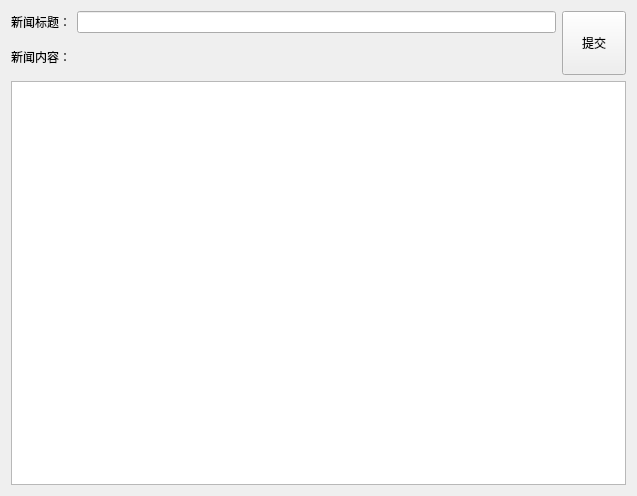
<?xml version="1.0" encoding="UTF-8"?>
<ui version="4.0">
 <class>Dialog</class>
 <widget class="QDialog" name="Dialog">
  <property name="geometry">
   <rect>
    <x>0</x>
    <y>0</y>
    <width>637</width>
    <height>496</height>
   </rect>
  </property>
  <property name="windowTitle">
   <string>新闻修改</string>
  </property>
  <property name="styleSheet">
   <string notr="true">font: 14pt &quot;Microsoft YaHei UI&quot;;</string>
  </property>
  <layout class="QVBoxLayout" name="verticalLayout_3">
   <item>
    <layout class="QVBoxLayout" name="verticalLayout_2">
     <item>
      <layout class="QHBoxLayout" name="horizontalLayout_2">
       <item>
        <layout class="QVBoxLayout" name="verticalLayout">
         <item>
          <layout class="QHBoxLayout" name="horizontalLayout">
           <item>
            <widget class="QLabel" name="label">
             <property name="text">
              <string>新闻标题：</string>
             </property>
            </widget>
           </item>
           <item>
            <widget class="QLineEdit" name="lineEdit"/>
           </item>
          </layout>
         </item>
         <item>
          <widget class="QLabel" name="label_2">
           <property name="text">
            <string>新闻内容：</string>
           </property>
          </widget>
         </item>
        </layout>
       </item>
       <item>
        <widget class="QToolButton" name="toolButton">
         <property name="minimumSize">
          <size>
           <width>64</width>
           <height>64</height>
          </size>
         </property>
         <property name="text">
          <string>提交</string>
         </property>
        </widget>
       </item>
      </layout>
     </item>
     <item>
      <widget class="QTextEdit" name="textEdit"/>
     </item>
    </layout>
   </item>
  </layout>
 </widget>
 <resources/>
 <connections/>
</ui>
